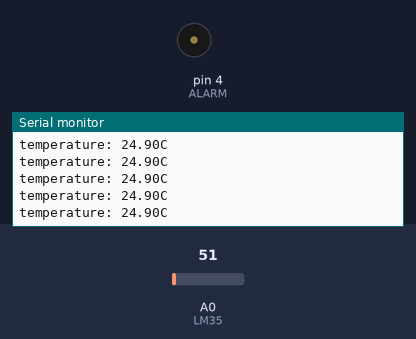
Bench run of a sketch on a simulated Arduino Uno, built with avr-gcc and run on an emulated ATmega328P. Shown: buzzer (waves = sounding), the last lines printed to the serial monitor. The inputs (shaded band) are chosen by the test bench; at power-on: A0 (LM35) = 51.

Above: at 1.2 s.
1.3 s: A0 (LM35) set to 60
At 1.43 s:
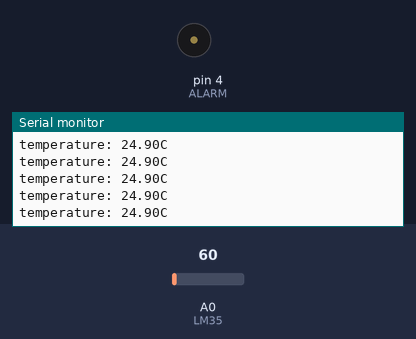
3.0 s: A0 (LM35) set to 30
At 3.16 s:
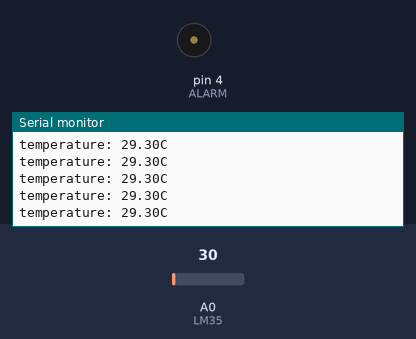
4.5 s: A0 (LM35) set to 61
At 5.1 s:
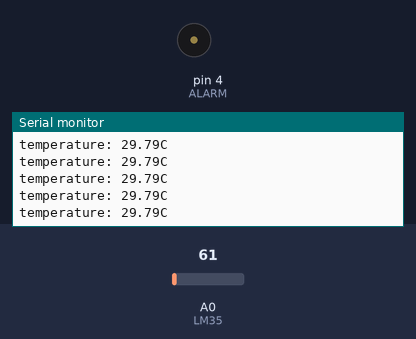
Timing chart, 0 to 7.5 s (numbered marks = the images above; inputs shaded):
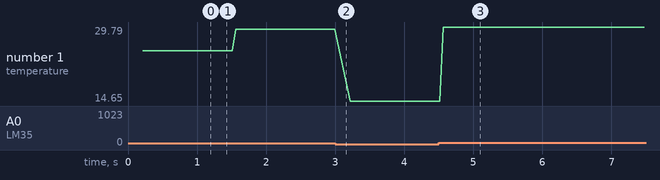

The sketch:

camBienNhietDo_DoAm.ino
```cpp
int ALARM = 4;
int LM35 = 0 ;
float tmprVal = 0;
float sinVal;
int toneVal;
unsigned long tepTimer;

void setup(){
  Serial.begin(9600);
  pinMode(ALARM, OUTPUT);
  }
  void loop(){
     int val = analogRead(LM35);
     tmprVal = (float) val * (5 / 10.24);

    if (tmprVal < 27){
      for (int x = 0; x <100 ; x++){
        sinVal = (sin(x * (3.1412 / 180)));
        toneVal = 2000 + (int(sinVal *1000));
        tone(ALARM, toneVal);
        delay(2);
        }
      }
    else {
      noTone(ALARM);
      }
     if (millis() - tepTimer > 50) {
      tepTimer = millis();
      Serial.print("temperature: ");
      Serial.print(tmprVal);
      Serial.println("C");
     }
      }
```

Measured:
- after the input at 1.3 s, tone on pin 4 (ALARM): stays silent (without the input it goes to 2999 Hz after 1.7 s)
- after the input at 4.5 s, the serial monitor: prints a new line after 0.06 s (image 3)
- plotted number 1: 24.9 → 29.3 after the input at 1.3 s, 29.3 → 14.65 after the input at 3.0 s, 14.65 → 29.79 after the input at 4.5 s
